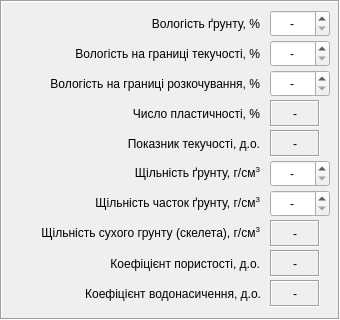
   <widget class="QFrame" name="frame_3">
    <property name="geometry">
     <rect>
      <x>560</x>
      <y>25</y>
      <width>340</width>
      <height>320</height>
     </rect>
    </property>
    <property name="frameShape">
     <enum>QFrame::Box</enum>
    </property>
    <property name="frameShadow">
     <enum>QFrame::Sunken</enum>
    </property>
    <widget class="QLabel" name="label_11">
     <property name="geometry">
      <rect>
       <x>270</x>
       <y>220</y>
       <width>50</width>
       <height>27</height>
      </rect>
     </property>
     <property name="font">
      <font>
       <weight>50</weight>
       <bold>false</bold>
      </font>
     </property>
     <property name="frameShape">
      <enum>QFrame::Box</enum>
     </property>
     <property name="frameShadow">
      <enum>QFrame::Sunken</enum>
     </property>
     <property name="text">
      <string>-</string>
     </property>
     <property name="alignment">
      <set>Qt::AlignCenter</set>
     </property>
     <property name="margin">
      <number>0</number>
     </property>
     <property name="indent">
      <number>-1</number>
     </property>
    </widget>
    <widget class="QLabel" name="label_23">
     <property name="geometry">
      <rect>
       <x>10</x>
       <y>250</y>
       <width>250</width>
       <height>27</height>
      </rect>
     </property>
     <property name="text">
      <string>Коефіцієнт пористості, д.о.</string>
     </property>
     <property name="alignment">
      <set>Qt::AlignRight|Qt::AlignTrailing|Qt::AlignVCenter</set>
     </property>
     <property name="wordWrap">
      <bool>true</bool>
     </property>
    </widget>
    <widget class="QLabel" name="label_27">
     <property name="geometry">
      <rect>
       <x>10</x>
       <y>220</y>
       <width>250</width>
       <height>27</height>
      </rect>
     </property>
     <property name="text">
      <string>&lt;html&gt;&lt;head/&gt;&lt;body&gt;&lt;p&gt;Щiльнiсть сухого грунту (скелета), г/см&lt;span style=&quot; vertical-align:super;&quot;&gt;3&lt;/span&gt;&lt;/p&gt;&lt;/body&gt;&lt;/html&gt;</string>
     </property>
     <property name="alignment">
      <set>Qt::AlignRight|Qt::AlignTrailing|Qt::AlignVCenter</set>
     </property>
     <property name="wordWrap">
      <bool>true</bool>
     </property>
    </widget>
    <widget class="QLabel" name="label_12">
     <property name="geometry">
      <rect>
       <x>270</x>
       <y>250</y>
       <width>50</width>
       <height>27</height>
      </rect>
     </property>
     <property name="font">
      <font>
       <weight>50</weight>
       <bold>false</bold>
      </font>
     </property>
     <property name="frameShape">
      <enum>QFrame::Box</enum>
     </property>
     <property name="frameShadow">
      <enum>QFrame::Sunken</enum>
     </property>
     <property name="text">
      <string>-</string>
     </property>
     <property name="alignment">
      <set>Qt::AlignCenter</set>
     </property>
     <property name="margin">
      <number>0</number>
     </property>
     <property name="indent">
      <number>-1</number>
     </property>
    </widget>
    <widget class="QDoubleSpinBox" name="doubleSpinBox_3">
     <property name="geometry">
      <rect>
       <x>270</x>
       <y>70</y>
       <width>60</width>
       <height>27</height>
      </rect>
     </property>
     <property name="locale">
      <locale language="C" country="AnyCountry"/>
     </property>
     <property name="alignment">
      <set>Qt::AlignCenter</set>
     </property>
     <property name="specialValueText">
      <string>-</string>
     </property>
     <property name="decimals">
      <number>1</number>
     </property>
     <property name="maximum">
      <double>999.000000000000000</double>
     </property>
     <property name="singleStep">
      <double>0.100000000000000</double>
     </property>
    </widget>
    <widget class="QLabel" name="label_3">
     <property name="geometry">
      <rect>
       <x>10</x>
       <y>10</y>
       <width>250</width>
       <height>27</height>
      </rect>
     </property>
     <property name="text">
      <string>Вологість ґрунту, %</string>
     </property>
     <property name="alignment">
      <set>Qt::AlignRight|Qt::AlignTrailing|Qt::AlignVCenter</set>
     </property>
    </widget>
    <widget class="QDoubleSpinBox" name="doubleSpinBox">
     <property name="geometry">
      <rect>
       <x>270</x>
       <y>10</y>
       <width>60</width>
       <height>27</height>
      </rect>
     </property>
     <property name="locale">
      <locale language="C" country="AnyCountry"/>
     </property>
     <property name="wrapping">
      <bool>false</bool>
     </property>
     <property name="alignment">
      <set>Qt::AlignCenter</set>
     </property>
     <property name="specialValueText">
      <string>-</string>
     </property>
     <property name="decimals">
      <number>1</number>
     </property>
     <property name="maximum">
      <double>999.000000000000000</double>
     </property>
     <property name="singleStep">
      <double>0.100000000000000</double>
     </property>
     <property name="value">
      <double>0.000000000000000</double>
     </property>
    </widget>
    <widget class="QDoubleSpinBox" name="doubleSpinBox_2">
     <property name="geometry">
      <rect>
       <x>270</x>
       <y>40</y>
       <width>60</width>
       <height>27</height>
      </rect>
     </property>
     <property name="locale">
      <locale language="C" country="AnyCountry"/>
     </property>
     <property name="alignment">
      <set>Qt::AlignCenter</set>
     </property>
     <property name="specialValueText">
      <string>-</string>
     </property>
     <property name="decimals">
      <number>1</number>
     </property>
     <property name="maximum">
      <double>999.000000000000000</double>
     </property>
     <property name="singleStep">
      <double>0.100000000000000</double>
     </property>
    </widget>
    <widget class="QLabel" name="label_6">
     <property name="geometry">
      <rect>
       <x>10</x>
       <y>40</y>
       <width>250</width>
       <height>27</height>
      </rect>
     </property>
     <property name="text">
      <string>Вологість на границi текучостi, %</string>
     </property>
     <property name="alignment">
      <set>Qt::AlignRight|Qt::AlignTrailing|Qt::AlignVCenter</set>
     </property>
    </widget>
    <widget class="QLabel" name="label_7">
     <property name="geometry">
      <rect>
       <x>10</x>
       <y>70</y>
       <width>250</width>
       <height>27</height>
      </rect>
     </property>
     <property name="text">
      <string>Вологість на границi розкочування, %</string>
     </property>
     <property name="alignment">
      <set>Qt::AlignRight|Qt::AlignTrailing|Qt::AlignVCenter</set>
     </property>
    </widget>
    <widget class="QDoubleSpinBox" name="doubleSpinBox_5">
     <property name="geometry">
      <rect>
       <x>270</x>
       <y>190</y>
       <width>60</width>
       <height>27</height>
      </rect>
     </property>
     <property name="locale">
      <locale language="C" country="AnyCountry"/>
     </property>
     <property name="alignment">
      <set>Qt::AlignCenter</set>
     </property>
     <property name="specialValueText">
      <string>-</string>
     </property>
     <property name="maximum">
      <double>5.000000000000000</double>
     </property>
     <property name="singleStep">
      <double>0.010000000000000</double>
     </property>
    </widget>
    <widget class="QLabel" name="label_4">
     <property name="geometry">
      <rect>
       <x>10</x>
       <y>160</y>
       <width>250</width>
       <height>27</height>
      </rect>
     </property>
     <property name="text">
      <string>&lt;html&gt;&lt;head/&gt;&lt;body&gt;&lt;p&gt;Щільність ґрунту, г/см&lt;span style=&quot; vertical-align:super;&quot;&gt;3&lt;/span&gt;&lt;/p&gt;&lt;/body&gt;&lt;/html&gt;</string>
     </property>
     <property name="alignment">
      <set>Qt::AlignRight|Qt::AlignTrailing|Qt::AlignVCenter</set>
     </property>
    </widget>
    <widget class="QLabel" name="label_5">
     <property name="geometry">
      <rect>
       <x>10</x>
       <y>190</y>
       <width>250</width>
       <height>27</height>
      </rect>
     </property>
     <property name="text">
      <string>&lt;html&gt;&lt;head/&gt;&lt;body&gt;&lt;p&gt;Щiльнiсть часток ґрунту, г/см&lt;span style=&quot; vertical-align:super;&quot;&gt;3&lt;/span&gt;&lt;/p&gt;&lt;/body&gt;&lt;/html&gt;</string>
     </property>
     <property name="alignment">
      <set>Qt::AlignRight|Qt::AlignTrailing|Qt::AlignVCenter</set>
     </property>
    </widget>
    <widget class="QDoubleSpinBox" name="doubleSpinBox_4">
     <property name="geometry">
      <rect>
       <x>270</x>
       <y>160</y>
       <width>60</width>
       <height>27</height>
      </rect>
     </property>
     <property name="locale">
      <locale language="C" country="AnyCountry"/>
     </property>
     <property name="alignment">
      <set>Qt::AlignCenter</set>
     </property>
     <property name="specialValueText">
      <string>-</string>
     </property>
     <property name="maximum">
      <double>5.000000000000000</double>
     </property>
     <property name="singleStep">
      <double>0.010000000000000</double>
     </property>
    </widget>
    <widget class="QLabel" name="label_10">
     <property name="geometry">
      <rect>
       <x>270</x>
       <y>130</y>
       <width>50</width>
       <height>27</height>
      </rect>
     </property>
     <property name="font">
      <font>
       <weight>50</weight>
       <bold>false</bold>
      </font>
     </property>
     <property name="frameShape">
      <enum>QFrame::Box</enum>
     </property>
     <property name="frameShadow">
      <enum>QFrame::Sunken</enum>
     </property>
     <property name="text">
      <string>-</string>
     </property>
     <property name="alignment">
      <set>Qt::AlignCenter</set>
     </property>
     <property name="margin">
      <number>0</number>
     </property>
     <property name="indent">
      <number>-1</number>
     </property>
    </widget>
    <widget class="QLabel" name="label_25">
     <property name="geometry">
      <rect>
       <x>10</x>
       <y>130</y>
       <width>250</width>
       <height>27</height>
      </rect>
     </property>
     <property name="text">
      <string>Показник текучостi, д.о.</string>
     </property>
     <property name="alignment">
      <set>Qt::AlignRight|Qt::AlignTrailing|Qt::AlignVCenter</set>
     </property>
     <property name="wordWrap">
      <bool>true</bool>
     </property>
    </widget>
    <widget class="QLabel" name="label_24">
     <property name="geometry">
      <rect>
       <x>10</x>
       <y>100</y>
       <width>250</width>
       <height>27</height>
      </rect>
     </property>
     <property name="text">
      <string>Число пластичностi, %</string>
     </property>
     <property name="alignment">
      <set>Qt::AlignRight|Qt::AlignTrailing|Qt::AlignVCenter</set>
     </property>
     <property name="wordWrap">
      <bool>true</bool>
     </property>
    </widget>
    <widget class="QLabel" name="label_9">
     <property name="geometry">
      <rect>
       <x>270</x>
       <y>100</y>
       <width>50</width>
       <height>27</height>
      </rect>
     </property>
     <property name="font">
      <font>
       <weight>50</weight>
       <bold>false</bold>
      </font>
     </property>
     <property name="frameShape">
      <enum>QFrame::Box</enum>
     </property>
     <property name="frameShadow">
      <enum>QFrame::Sunken</enum>
     </property>
     <property name="text">
      <string>-</string>
     </property>
     <property name="alignment">
      <set>Qt::AlignCenter</set>
     </property>
     <property name="margin">
      <number>0</number>
     </property>
     <property name="indent">
      <number>-1</number>
     </property>
    </widget>
    <widget class="QLabel" name="label_34">
     <property name="geometry">
      <rect>
       <x>270</x>
       <y>280</y>
       <width>50</width>
       <height>27</height>
      </rect>
     </property>
     <property name="font">
      <font>
       <weight>50</weight>
       <bold>false</bold>
      </font>
     </property>
     <property name="frameShape">
      <enum>QFrame::Box</enum>
     </property>
     <property name="frameShadow">
      <enum>QFrame::Sunken</enum>
     </property>
     <property name="text">
      <string>-</string>
     </property>
     <property name="alignment">
      <set>Qt::AlignCenter</set>
     </property>
     <property name="margin">
      <number>0</number>
     </property>
     <property name="indent">
      <number>-1</number>
     </property>
    </widget>
    <widget class="QLabel" name="label_26">
     <property name="geometry">
      <rect>
       <x>10</x>
       <y>280</y>
       <width>251</width>
       <height>27</height>
      </rect>
     </property>
     <property name="text">
      <string>Коефіцієнт водонасичення, д.о.</string>
     </property>
     <property name="alignment">
      <set>Qt::AlignRight|Qt::AlignTrailing|Qt::AlignVCenter</set>
     </property>
     <property name="wordWrap">
      <bool>true</bool>
     </property>
    </widget>
   </widget>
